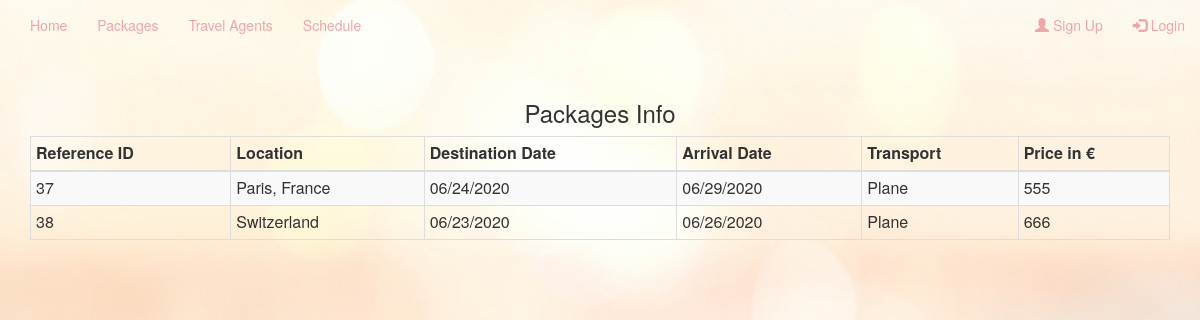
Page /schedule.php on the committed database.
### tables this page shows
CREATE TABLE `package` (
  `packageid` int(11) NOT NULL,
  `location` varchar(100) NOT NULL,
  `packagetype` varchar(20) NOT NULL,
  `destinationdate` varchar(100) NOT NULL,
  `arrivaldate` varchar(100) NOT NULL,
  `transport` varchar(100) NOT NULL,
  `price` int(100) NOT NULL,
  `moreinfo` varchar(255) NOT NULL,
  `packagephoto` varchar(255) NOT NULL,
  `availability` int(15) NOT NULL
);

### schedule.php (the view, shortened to what this page needs)
<?php
     $connection= mysqli_connect('localhost','root','','brontetravelagency');
    $select_query="SELECT * FROM `package`";
    $result= mysqli_query($connection,$select_query);
?>
<!DOCTYPE html>
<html lang="en">
<head>
<link href="http://maxcdn.bootstrapcdn.com/bootstrap/3.2.0/css/bootstrap.min.css" rel="stylesheet">
<link rel="stylesheet" href="http://cdn.datatables.net/1.10.2/css/jquery.dataTables.min.css">
<link rel="stylesheet" href="style.css">
</head>
<body style="margin:80px auto">
<?php include 'navbar.php';?>
<div class="container foo">
<div class="row header" style="text-align:center">
<h3>Packages Info</h3>
</div>
<table id="myTable" class="table table-bordered table-striped table-hover table-condensed" >
         <thead>
                        <th>Reference ID </th>
                        <th>Location</th>
                        <th>Destination Date</th>
                        <th>Arrival Date</th>
                        <th>Transport</th>
                        <th>Price in €</th>
                    </thead>
                    <tbody>
                        <?php while($row=mysqli_fetch_assoc($result)){ ?>
                        <tr>
                            <td><?php echo $row['packageid']; ?></td>
                            <td><?php echo $row['location']; ?></td>
                            <td><?php echo $row['destinationdate']; ?></td>
                            <td><?php echo $row['arrivaldate']; ?></td>
                            <td><?php echo $row['transport']; ?></td>
                             <td><?php echo $row['price']; ?></td>
                        </tr>
                        <?php } ?>
                    </tbody>
</table>
	  </div>
</body>
</html>

### schedule.php (style rules this page uses)
body { background-image: url('beach.jpg'); background-repeat: no-repeat; background-attachment: fixed; background-size: 100% 100%; }

### rows in the picture
package: packageid "37", location "Paris, France", destinationdate "06/24/2020", arrivaldate "06/29/2020", transport "Plane", price "555"
package: packageid "38", location "Switzerland", destinationdate "06/23/2020", arrivaldate "06/26/2020", transport "Plane", price "666"
